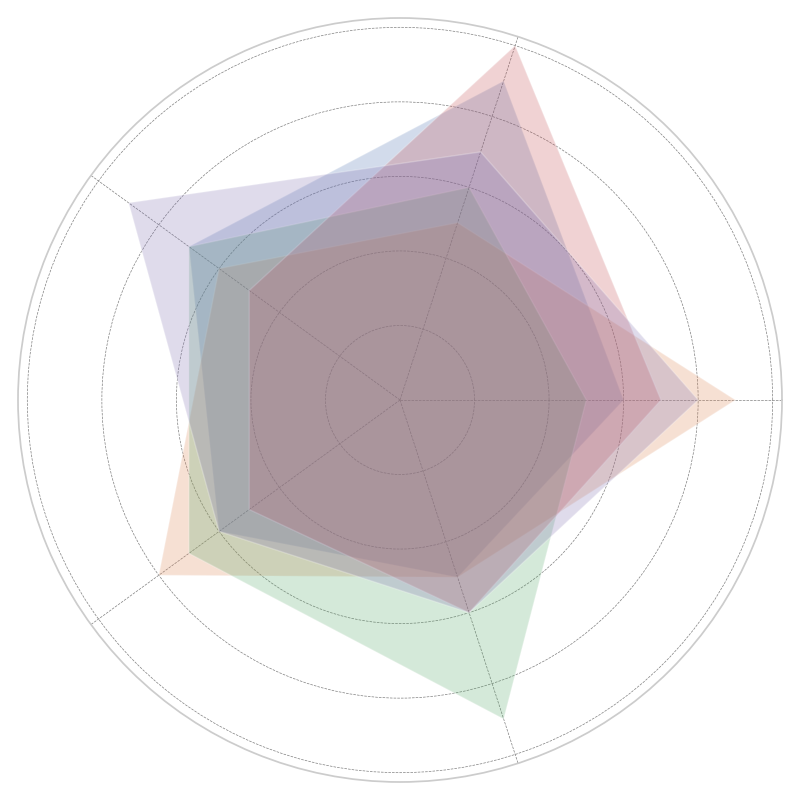

Write Python code to recreate this figure.
import matplotlib.pyplot as plt
import numpy as np

players = ['Thunderfoot', 'Speedy', 'Wall', 'Sniper', 'Maestro']
skills = ['Dribbling', 'Shooting', 'Passing', 'Stamina', 'Defense']

performance_data = [
    [6, 9, 7, 6, 5], 
    [9, 5, 6, 8, 5], 
    [5, 6, 7, 7, 9], 
    [7, 10, 5, 5, 6],
    [8, 7, 9, 6, 6]   
]

# Add the first skill score to the end to close the radar chart
performance_data = [player + [player[0]] for player in performance_data]

num_vars = len(skills)
angles = np.linspace(0, 2 * np.pi, num_vars, endpoint=False).tolist()
angles += angles[:1]

fig, ax = plt.subplots(figsize=(8, 8), subplot_kw=dict(polar=True))

for player_data in performance_data:
    ax.fill(angles, player_data, alpha=0.25)  # Fill the area for radar chart

ax.set_yticklabels([])
ax.set_xticks(angles[:-1])
ax.set_xticklabels(['' for _ in skills])  # Empty labels for cleaner look

ax.grid(color='grey', linestyle='--', linewidth=0.5)

plt.tight_layout()
plt.show()
